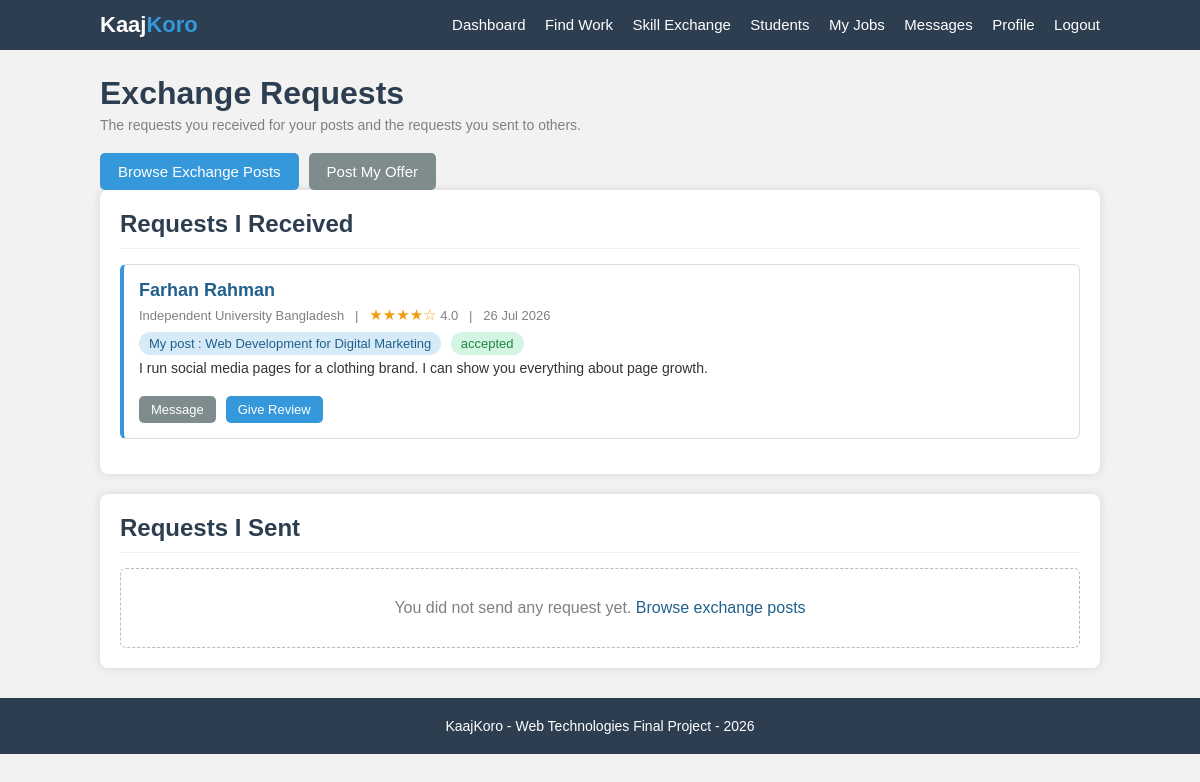
The app's page /exchange-requests.php (signed in) with its own data.
### tables this page shows
CREATE TABLE requests (
    request_id  INT AUTO_INCREMENT PRIMARY KEY,
    post_id     INT NOT NULL,
    user_id     INT NOT NULL,
    message     TEXT NOT NULL,
    status      VARCHAR(20) DEFAULT 'pending',
    created_at  DATE,
    FOREIGN KEY (post_id) REFERENCES posts(post_id) ON DELETE CASCADE,
    FOREIGN KEY (user_id) REFERENCES users(user_id) ON DELETE CASCADE
);

CREATE TABLE users (
    user_id     INT AUTO_INCREMENT PRIMARY KEY,
    name        VARCHAR(100) NOT NULL,
    email       VARCHAR(100) NOT NULL UNIQUE,
    password    VARCHAR(255) NOT NULL,
    phone       VARCHAR(20)  NOT NULL,
    university  VARCHAR(100) NOT NULL,
    city        VARCHAR(50)  NOT NULL,
    bio         TEXT,
    education   VARCHAR(200),
    experience  TEXT,
    portfolio   VARCHAR(150),
    status      VARCHAR(20)  DEFAULT 'active',
    joined      DATE
);

CREATE TABLE skills (
    skill_id    INT AUTO_INCREMENT PRIMARY KEY,
    skill_name  VARCHAR(60) NOT NULL UNIQUE
);

### check_login.php (called while the page is built, shortened)
<?php
$me = getUser($conn, $_SESSION["user_id"]);
?>

### exchange-requests.php (the view, shortened to what this page needs)
<?php
require_once "config.php";
require_once "functions.php";
require_once "check_login.php";
$my_id = $me["user_id"];
include "header.php";
?>
    <div class="page">
        <h1>Exchange Requests</h1>
        <p class="page-info">The requests you received for your posts and the requests you sent to others.</p>
        <div class="buttons">
            <button onclick="window.location.href='exchange.php'">Browse Exchange Posts</button>
            <button class="btn-gray" onclick="window.location.href='post-exchange.php'">Post My Offer</button>
        </div>
        <div class="box">
            <h2 class="box-title">Requests I Received</h2>
            <?php
            $stmt = $conn->prepare("SELECT r.*, u.name, u.university,
                                           p.post_status, p.user_id AS post_owner,
                                           s1.skill_name AS offer_skill,
                                           s2.skill_name AS want_skill
                                    FROM requests r
                                    JOIN posts p   ON r.post_id = p.post_id
                                    JOIN users u   ON r.user_id = u.user_id
                                    JOIN skills s1 ON p.offer_skill_id = s1.skill_id
                                    JOIN skills s2 ON p.want_skill_id = s2.skill_id
                                    WHERE p.user_id = ?
                                    ORDER BY r.request_id DESC");
            $stmt->bind_param("i", $my_id);
            $stmt->execute();
            $result = $stmt->get_result();
            while ($request = $result->fetch_assoc()) {
                $student_rating = getAverageRating($conn, $request["user_id"]);
                ?>
                <div class="item">
                    <h3><a href="student-profile.php?id=<?php echo $request["user_id"]; ?>"><?php echo htmlspecialchars($request["name"]); ?></a></h3>
                    <p class="item-info"><?php echo htmlspecialchars($request["university"]); ?>
                        &nbsp; | &nbsp; <?php echo showStars($student_rating); ?> <?php echo number_format($student_rating, 1); ?>
                        &nbsp; | &nbsp; <?php echo showDate($request["created_at"]); ?></p>
                    <p>
                        <span class="tag tag-blue">My post : <?php echo htmlspecialchars($request["offer_skill"]); ?>
                            for <?php echo htmlspecialchars($request["want_skill"]); ?></span>
                        <?php echo showStatus($request["status"]); ?>
                    </p>
                    <p class="item-text"><?php echo htmlspecialchars($request["message"]); ?></p>
                    <div class="buttons">
                        <button class="btn-small btn-gray" onclick="window.location.href='messages.php?to=<?php echo $request["user_id"]; ?>'">Message</button>
                        <?php if ($request["status"] == "accepted" && $request["post_status"] == "done") { ?>
                            <button class="btn-small" onclick="window.location.href='exchange-requests.php?review=<?php echo $request["user_id"]; ?>'">Give Review</button>
                        <?php } ?>
                    </div>
                </div>
                <?php
            }
            ?>
        </div>
        <div class="box">
            <h2 class="box-title">Requests I Sent</h2>
            <?php
            $stmt = $conn->prepare("SELECT r.*, u.name, u.university,
                                           p.post_status, p.user_id AS post_owner,
                                           s1.skill_name AS offer_skill,
                                           s2.skill_name AS want_skill
                                    FROM requests r
                                    JOIN posts p   ON r.post_id = p.post_id
                                    JOIN users u   ON p.user_id = u.user_id
                                    JOIN skills s1 ON p.offer_skill_id = s1.skill_id
                                    JOIN skills s2 ON p.want_skill_id = s2.skill_id
                                    WHERE r.user_id = ?
                                    ORDER BY r.request_id DESC");
            $stmt->bind_param("i", $my_id);
            $stmt->execute();
            $result = $stmt->get_result();
            if ($result->num_rows == 0) {
                echo "<div class='empty'>You did not send any request yet. <a href='exchange.php'>Browse exchange posts</a></div>";
            }
                ?>
        </div>
    </div>
<?php include "footer.php"; ?>

### functions.php (shortened to what this page needs)
<?php
function getUser($conn, $user_id) {
    $stmt = $conn->prepare("SELECT * FROM users WHERE user_id = ?");
    $stmt->bind_param("i", $user_id);
    $stmt->execute();
    $result = $stmt->get_result();
    $user = $result->fetch_assoc();
    return $user;
}
function getAverageRating($conn, $user_id) {
    $stmt = $conn->prepare("SELECT AVG(rating) AS average
                            FROM reviews
                            WHERE to_id = ? AND status = 'visible'");
    $stmt->bind_param("i", $user_id);
    $stmt->execute();
    $result = $stmt->get_result();
    $row = $result->fetch_assoc();
    return $row["average"];
}
function showStars($rating) {
    $stars = "";
    $full = round($rating);
    for ($i = 1; $i <= 5; $i++) {
        if ($i <= $full) {
            $stars = $stars . "&#9733;";
        }
        else {
            $stars = $stars . "&#9734;";
        }
    }
    return "<span class='stars'>" . $stars . "</span>";
}
function showStatus($status) {
    if ($status == "open" || $status == "accepted" || $status == "active"
        || $status == "solved" || $status == "visible" || $status == "done") {
        return "<span class='tag tag-green'>" . $status . "</span>";
    }
    return "<span class='tag tag-red'>" . $status . "</span>";
}
function showDate($date) {
    return date("d M Y", strtotime($date));
}
?>

### style.css (style rules this page uses)
* { margin:0; padding:0; box-sizing:border-box; font-family:Arial, Helvetica, sans-serif; }
body { background:#f2f2f2; color:#333; }
a { text-decoration:none; color:#21618c; }
.page { width:1000px; margin:25px auto; }
h1 { color:#2c3e50; margin-bottom:5px; }
h2 { color:#2c3e50; }
h3 { color:#2c3e50; font-size:18px; }
.page-info { color:gray; font-size:14px; margin-bottom:20px; }
.box { background:white; padding:20px; border-radius:8px; box-shadow:0 0 8px lightgray; margin-bottom:20px; }
.box-title { border-bottom:1px solid #ecf0f1; padding-bottom:10px; margin-bottom:15px; }
button { padding:10px 18px; border:none; border-radius:5px; background:#3498db; color:white; font-size:15px; cursor:pointer; }
.btn-small { padding:6px 12px; font-size:13px; }
.btn-gray { background:#7f8c8d; }
.buttons { margin-top:20px; display:flex; gap:10px; }
.item { background:white; border:1px solid #ddd; border-left:4px solid #3498db; border-radius:6px; padding:15px; margin-bottom:15px; }
.item h3 { margin-bottom:5px; }
.item-info { color:gray; font-size:13px; margin-bottom:8px; }
.item-text { font-size:14px; margin-bottom:10px; }
.tag { display:inline-block; background:#ecf0f1; color:#2c3e50; padding:4px 10px; border-radius:12px; font-size:13px; margin-right:5px; margin-bottom:5px; }
.tag-blue { background:#d6eaf8; color:#21618c; }
.tag-green { background:#d5f5e3; color:#1e8449; }
.stars { color:#f39c12; font-size:15px; }
.empty { background:white; border:1px dashed #bbb; border-radius:6px; padding:30px; text-align:center; color:gray; }

### records on screen
requests: user.name "Farhan Rahman", user.university "Independent University Bangladesh", student_rating "4.0", created_at "26 Jul 2026", skills.skill_name "Web Development", skills.skill_name "Digital Marketing", status "accepted", message "I run social media pages for a clothing brand. I can show you everything about page growth."
